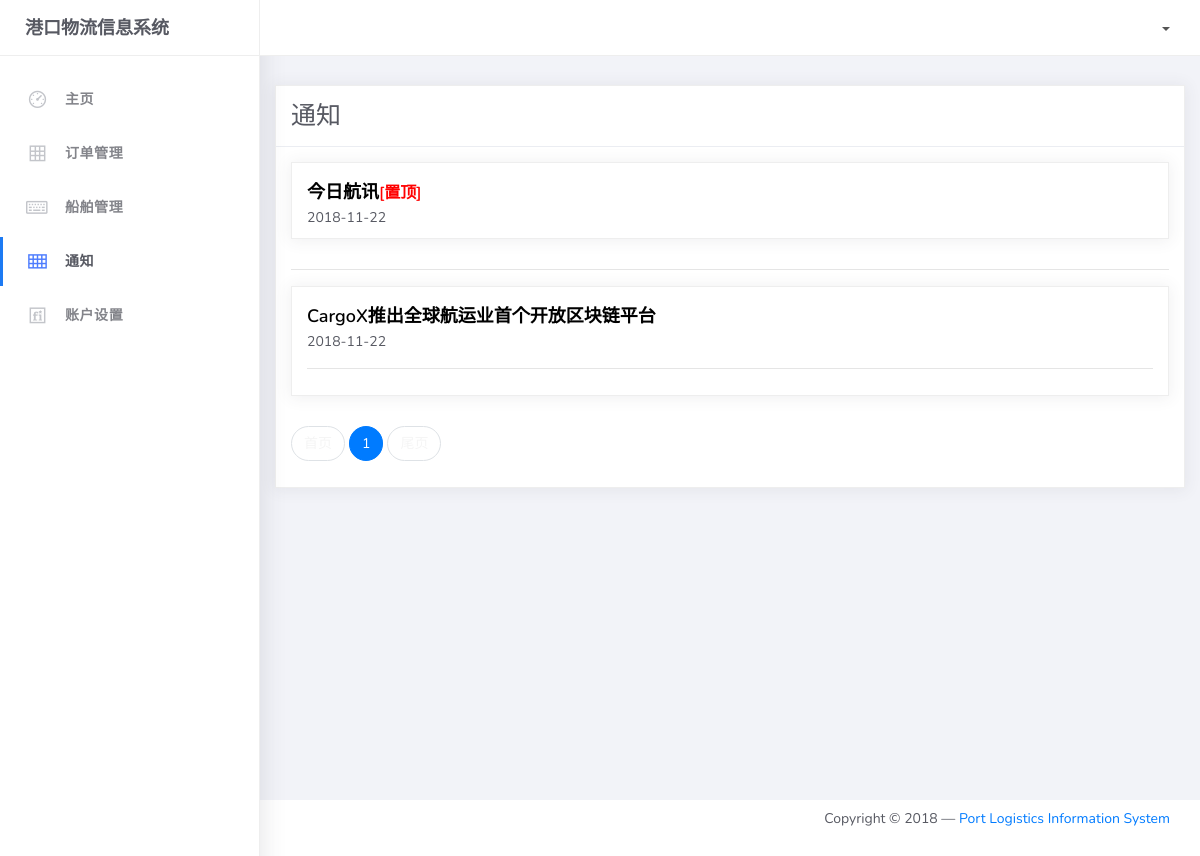
The page /notification/list/1 on the database as committed earlier.
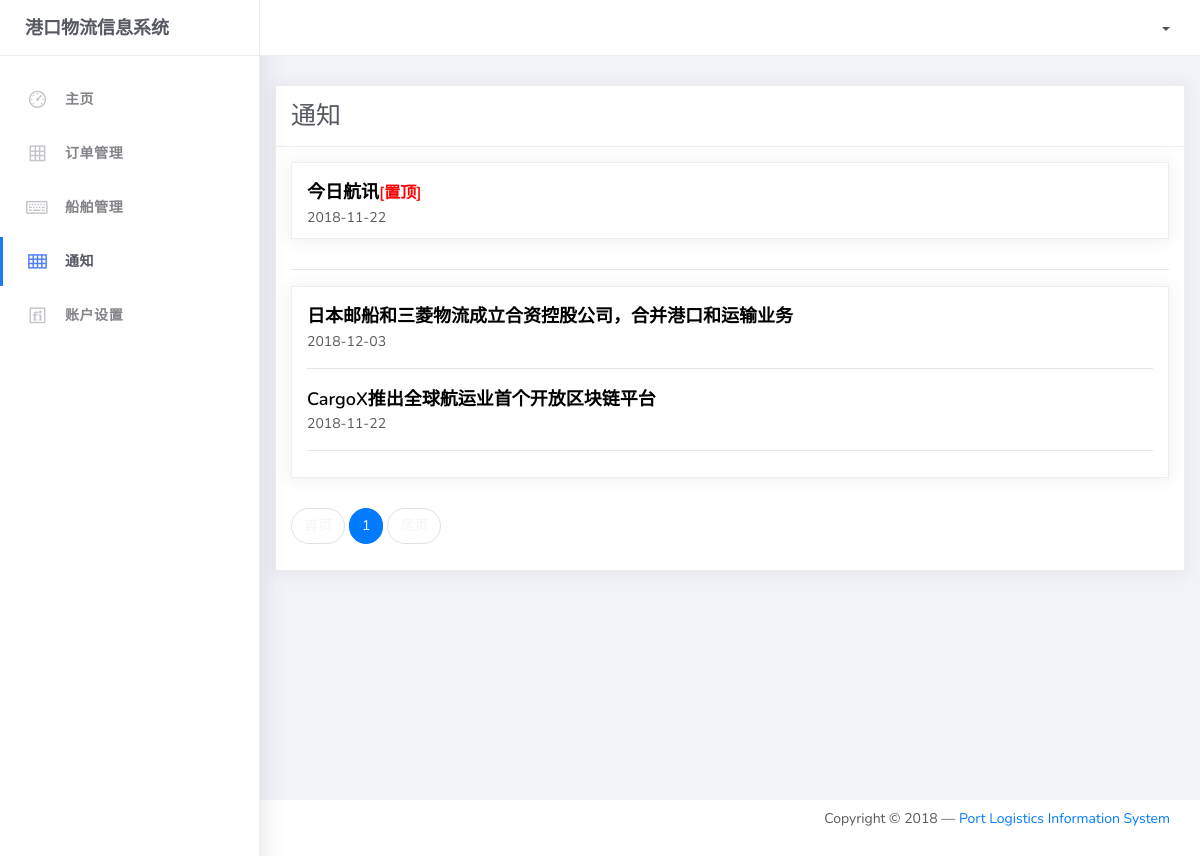
The same page on the database as committed later.
### notification/models.py (models this page shows, shortened)
class Notification(models.Model):
    title = models.CharField(max_length=50)
    content = models.TextField()  # Text长文本字段，可以写很多内容
    publish_time = models.DateTimeField(auto_now_add=True)  # 日期，新增自动写入
    recommend = models.BooleanField(default=False) #置顶
    class Meta:
        ordering = ['-publish_time']

### notification/views.py (the view)
# urls.py: path('notification/', include("notification.urls")),
def notification(request, page_num):
    page = Paginator(Notification.objects.filter(recommend=False), per_page=10)
    articles = page.page(page_num)
    top_articles = Notification.objects.filter(recommend=True)
    content = {"articles": articles, "top_articles":top_articles, 'page_num':page_num, 'count':page.count//10+1}
    return render(request, "notification.html", content)

### login/templates/notification.html (shortened to what this page needs)
{% extends 'index.html' %}
{% block sidebar %}
	<li class="nav-item">
		<a href="{% url 'homepage' %}">
			<i class="la la-dashboard"></i>
			<p>主页</p>
		</a>
	</li>
	<li class="nav-item">
		<a href="{% url 'order' %}">
			<i class="la la-table"></i>
			<p>订单管理</p>
		</a>
	</li>
	<li class="nav-item">
		<a href="{% url 'ships' %}">
			<i class="la la-keyboard-o"></i>
			<p>船舶管理</p>
		</a>
	</li>
	<li class="nav-item active">
		<a href="notification/list/1">
			<i class="la la-th"></i>
			<p>通知</p>
		</a>
	</li>
	<li class="nav-item">
		<a href="{% url 'profile' %}">
			<i class="la la-fonticons"></i>
			<p>账户设置</p>
		</a>
	</li>
{% endblock %}
{% block main-panel %}
    <div class="content">
        <div class="card">
          <h5 class="card-header">通知</h5>
          <font class="card-body">
                <div class="card">
                      <div class="card-body">
              {% for article in top_articles %}
                          <h4 class="card-title" ><a href="{% url 'detail' article.id %}?infer={{ page_num }}"><font color="black">{{ article.title }}</font></a><font size="3" color="red">[置顶]</font></h4>
                           {{ article.publish_time|date:"Y-m-d" }}
              {% endfor %}
                     </div>
                </div>
                 <hr>
               <div class="card">
                      <div class="card-body">
              {% for article in articles %}
                          <h4 class="card-title"><a href="{% url 'detail' article.id %}?infer={{ page_num }}"><font color="black">{{ article.title }}</font></a></h4>
                           {{ article.publish_time|date:"Y-m-d" }}
                          <hr>
              {% endfor %}
                      </div>
              </div>
              <nav aria-label="Page navigation example">
              <ul class="pagination">
                  {% if page_num == 1 %}
                <li class="page-item disabled">
                  <a class="page-link" href="#"><font color="#f5f5f5">首页</font></a>
                </li>
                  {% else %}
                <li class="page-item">
                  <a class="page-link" href="{% url 'notification' 1 %}">首页</a>
                </li>
                  {% endif %}
                <li class="page-item active">
                  <a class="page-link" href="#">{{ page_num }}<span class="sr-only">(current)</span></a>
                </li>
                  {% if page_num == count %}
                <li class="page-item disabled">
                  <a class="page-link" href="#"><font color="#f5f5f5">尾页</font></a>
                </li>
                  {% else %}
                <li class="page-item">
                  <a class="page-link" href="{% url 'notification' count %}">尾页</a>
                </li>
                  {% endif %}
              </ul>
            </nav>
        </div>
    </div>
{% endblock %}

Rows that differ between the two databases and show on the page:
added Notification: title "日本邮船和三菱物流成立合资控股公司，合并港口和运输业务", publish_time "2018-12-03"
